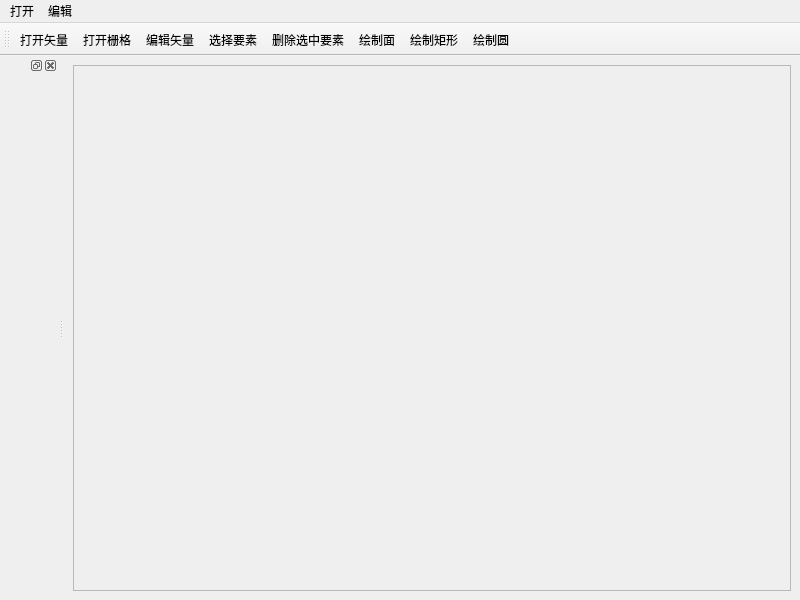
<?xml version="1.0" encoding="UTF-8"?>
<ui version="4.0">
 <class>MainWindow</class>
 <widget class="QMainWindow" name="MainWindow">
  <property name="geometry">
   <rect>
    <x>0</x>
    <y>0</y>
    <width>800</width>
    <height>600</height>
   </rect>
  </property>
  <property name="windowTitle">
   <string>MainWindow</string>
  </property>
  <property name="windowIcon">
   <iconset resource="../resources/myRc.qrc">
    <normaloff>:/ico/qgis.ico</normaloff>:/ico/qgis.ico</iconset>
  </property>
  <widget class="QWidget" name="centralwidget">
   <layout class="QVBoxLayout" name="verticalLayout">
    <item>
     <widget class="QFrame" name="frame">
      <property name="frameShape">
       <enum>QFrame::StyledPanel</enum>
      </property>
      <property name="frameShadow">
       <enum>QFrame::Raised</enum>
      </property>
     </widget>
    </item>
   </layout>
  </widget>
  <widget class="QMenuBar" name="menubar">
   <property name="geometry">
    <rect>
     <x>0</x>
     <y>0</y>
     <width>800</width>
     <height>23</height>
    </rect>
   </property>
   <widget class="QMenu" name="menuOpen">
    <property name="title">
     <string>打开</string>
    </property>
    <addaction name="actionOpenShp"/>
    <addaction name="actionOpenRaster"/>
   </widget>
   <widget class="QMenu" name="menuEdit">
    <property name="title">
     <string>编辑</string>
    </property>
    <addaction name="actionEditShp"/>
    <addaction name="actionSelectFeature"/>
    <addaction name="actionDeleteFeature"/>
    <addaction name="separator"/>
    <addaction name="actionPolygon"/>
    <addaction name="actionRectangle"/>
    <addaction name="actionCircle"/>
   </widget>
   <addaction name="menuOpen"/>
   <addaction name="menuEdit"/>
  </widget>
  <widget class="QDockWidget" name="dockWidget">
   <attribute name="dockWidgetArea">
    <number>1</number>
   </attribute>
   <widget class="QWidget" name="dockWidgetContents"/>
  </widget>
  <widget class="QToolBar" name="toolBar">
   <property name="windowTitle">
    <string>toolBar</string>
   </property>
   <attribute name="toolBarArea">
    <enum>TopToolBarArea</enum>
   </attribute>
   <attribute name="toolBarBreak">
    <bool>false</bool>
   </attribute>
   <addaction name="actionOpenShp"/>
   <addaction name="actionOpenRaster"/>
   <addaction name="actionEditShp"/>
   <addaction name="actionSelectFeature"/>
   <addaction name="actionDeleteFeature"/>
   <addaction name="actionPolygon"/>
   <addaction name="actionRectangle"/>
   <addaction name="actionCircle"/>
  </widget>
  <action name="actionOpenShp">
   <property name="text">
    <string>打开矢量</string>
   </property>
  </action>
  <action name="actionOpenRaster">
   <property name="text">
    <string>打开栅格</string>
   </property>
  </action>
  <action name="actionEditShp">
   <property name="checkable">
    <bool>true</bool>
   </property>
   <property name="icon">
    <iconset resource="../resources/myRc.qrc">
     <normaloff>:/ico/edit.png</normaloff>:/ico/edit.png</iconset>
   </property>
   <property name="text">
    <string>编辑矢量</string>
   </property>
  </action>
  <action name="actionSelectFeature">
   <property name="checkable">
    <bool>true</bool>
   </property>
   <property name="icon">
    <iconset resource="../resources/myRc.qrc">
     <normaloff>:/ico/select.png</normaloff>:/ico/select.png</iconset>
   </property>
   <property name="text">
    <string>选择要素</string>
   </property>
  </action>
  <action name="actionDeleteFeature">
   <property name="icon">
    <iconset resource="../resources/myRc.qrc">
     <normaloff>:/ico/delete.png</normaloff>:/ico/delete.png</iconset>
   </property>
   <property name="text">
    <string>删除选中要素</string>
   </property>
  </action>
  <action name="actionPolygon">
   <property name="icon">
    <iconset resource="../resources/myRc.qrc">
     <normaloff>:/ico/edit_polygon.png</normaloff>:/ico/edit_polygon.png</iconset>
   </property>
   <property name="text">
    <string>绘制面</string>
   </property>
  </action>
  <action name="actionRectangle">
   <property name="icon">
    <iconset resource="../resources/myRc.qrc">
     <normaloff>:/ico/edit_rectangle.png</normaloff>:/ico/edit_rectangle.png</iconset>
   </property>
   <property name="text">
    <string>绘制矩形</string>
   </property>
  </action>
  <action name="actionCircle">
   <property name="icon">
    <iconset resource="../resources/myRc.qrc">
     <normaloff>:/ico/edit_circle.png</normaloff>:/ico/edit_circle.png</iconset>
   </property>
   <property name="text">
    <string>绘制圆</string>
   </property>
  </action>
 </widget>
 <resources>
  <include location="../resources/myRc.qrc"/>
 </resources>
 <connections/>
</ui>
